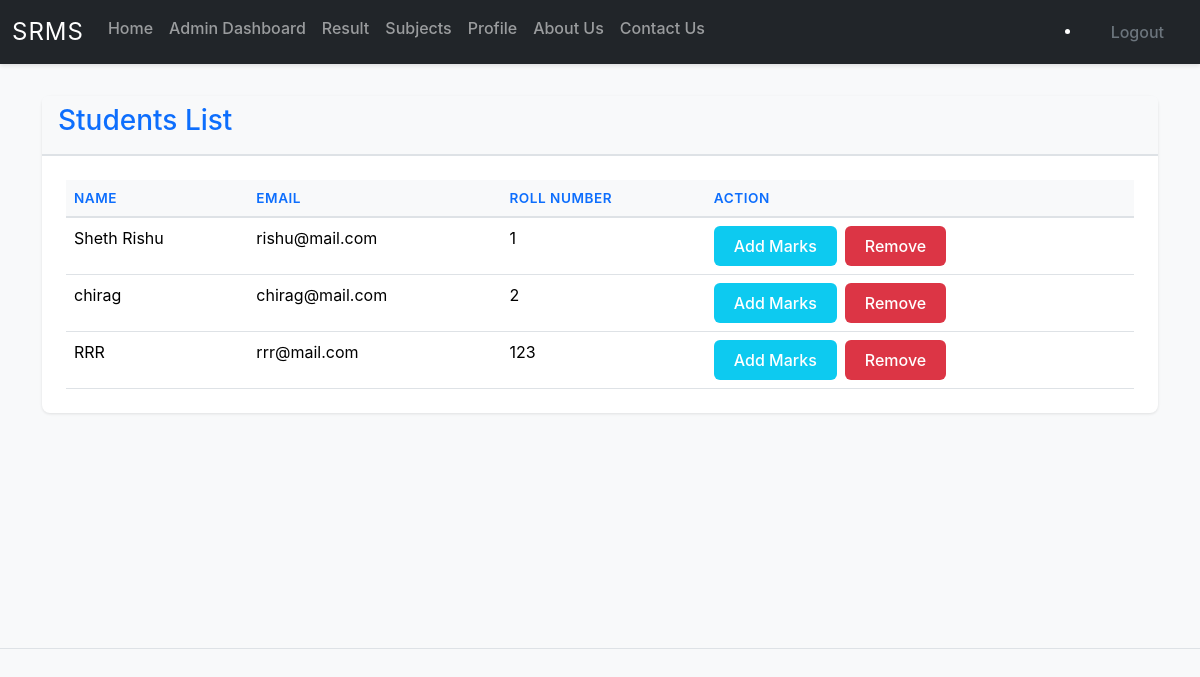
The page /admin (signed in) on the database its author committed.
### models.py (models this page shows)
class BaseClass(Model):
    class Meta:
        database = db

class User(BaseClass):
    name = CharField()
    email = CharField(unique = True)
    roll_no = CharField(unique = True)
    profile_pic = CharField(default="")
    password = CharField()
    role = CharField(default="student")

### main.py (the view)
@app.route('/admin', methods=['GET', 'POST'])
@login_required
@admin_access
def admin():
    user = User.get_by_id(session['user_id'])
    students = total_students()
    return render_template('admin/admin.html', students=students, user = user)

### main.py (called while the page is built)
def login_required(func):
    @wraps(func)
    def wrapper(*args, **kwargs):
        if "user_id" not in session:
            flash('Login Required', 'danger')
            return redirect(url_for("login"))
        return func(*args, **kwargs)
    return wrapper

def admin_access(func):
    @wraps(func)
    def wrapper(*args, **kwargs):
        if session['role'] != 'admin':
            flash('Only admin can access this page', 'danger')
            return redirect(url_for("dashboard"))
        return func(*args, **kwargs)
    return wrapper

### management/student_admin.py (called while the page is built)
def total_students():
    students = User.select().where(User.role == 'student')
    return students

### templates/admin/admin.html
{% extends "base.html" %} {% block title %} Admin panel {% endblock title %} {%
block content %}
<div class="container">
  <div class="card">
    <div class="card-header">
      <h3>Students List</h3>
    </div>
    <div class="card-body">
      <table class="table">
        <thead>
          <tr>
            <th scope="col">Name</th>
            <th scope="col">Email</th>
            <th scope="col">Roll Number</th>
            <th scope="col">Action</th>
          </tr>
        </thead>
        <tbody>
          {% if students %} {% for student in students %}
          <tr>
            <td>{{ student.name }}</td>
            <td>{{ student.email }}</td>
            <td>{{ student.roll_no }}</td>
            <td>
              <a
                href="{{ url_for('addmark', sid = student.id) }}"
                class="btn btn-info me-2"
                >Add Marks</a
              ><a
                href="{{ url_for('delete_student', student_id = student.id) }}"
                class="btn btn-danger"
                onclick="return confirm('Are you sure to remove {{ student.name }}?')"
                >Remove</a
              >
            </td>
          </tr>
          {% endfor %} {% endif %}
        </tbody>
      </table>
    </div>
  </div>
</div>
{% endblock content %}

### static/style/style.css (style rules this page uses)
:root { --primary-color: #0d6efd; --secondary-color: #6c757d; --success-color: #198754; --danger-color: #dc3545; --warning-color: #ffc107; --info-color: #0dcaf0; }
* { scroll-behavior: smooth; }
body { font-family: -apple-system, BlinkMacSystemFont, 'Segoe UI', Roboto, 'Helvetica Neue', Arial, sans-serif; background-color: #f8f9fa; overflow-x: hidden; }
.card { border: none; box-shadow: 0 1px 3px rgba(0,0,0,0.1); transition: all 0.3s ease; border-radius: 0.5rem; }
.card-header { background-color: #f8f9fa; border-bottom: 2px solid #dee2e6; font-weight: 600; color: var(--primary-color); }
.card-body { padding: 1.5rem; }
.btn { font-weight: 500; padding: 0.5rem 1.25rem; border-radius: 0.375rem; transition: all 0.3s ease; border: none; }
.btn-primary, .btn-success, .btn-warning, .btn-danger, .btn-info { color: #fff; }
.table { border-collapse: separate; border-spacing: 0; margin-bottom: 0; }
.table thead th { background-color: #f8f9fa; font-weight: 600; border-bottom: 2px solid #dee2e6; color: var(--primary-color); text-transform: uppercase; font-size: 0.85rem; letter-spacing: 0.5px; }
.table tbody tr { transition: background-color 0.3s ease; }

### rows shown on the page
User: name "Sheth Rishu", email "rishu@mail.com", roll_no "1"
User: name "chirag", email "chirag@mail.com", roll_no "2"
User: name "RRR", email "rrr@mail.com", roll_no "123"
